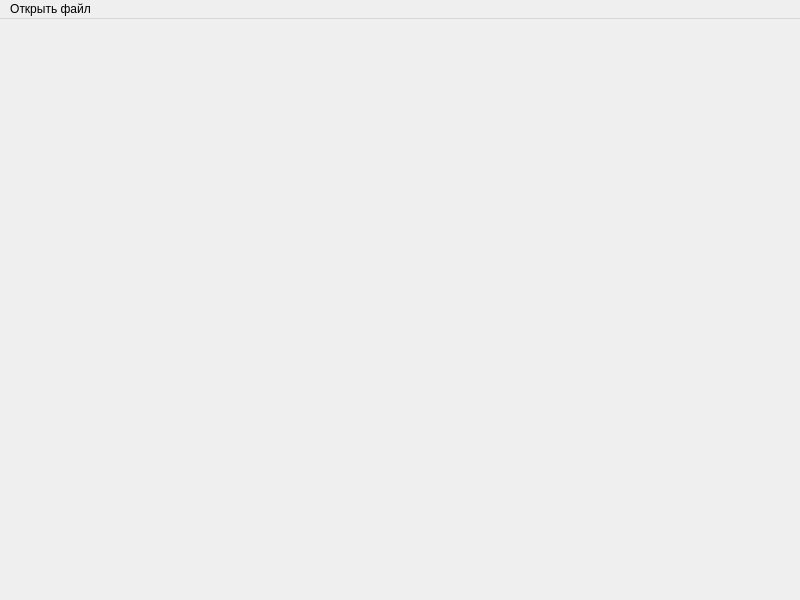
<?xml version="1.0" encoding="UTF-8"?>
<ui version="4.0">
 <class>MainWindow</class>
 <widget class="QMainWindow" name="MainWindow">
  <property name="geometry">
   <rect>
    <x>0</x>
    <y>0</y>
    <width>800</width>
    <height>600</height>
   </rect>
  </property>
  <property name="windowTitle">
   <string>PhotoViewer</string>
  </property>
  <widget class="QWidget" name="centralwidget">
   <property name="enabled">
    <bool>true</bool>
   </property>
   <layout class="QVBoxLayout" name="verticalLayout">
    <item>
     <layout class="QHBoxLayout" name="horizontalLayout">
      <item>
       <widget class="QLabel" name="label_and_photo">
        <property name="minimumSize">
         <size>
          <width>400</width>
          <height>400</height>
         </size>
        </property>
        <property name="text">
         <string/>
        </property>
        <property name="scaledContents">
         <bool>true</bool>
        </property>
       </widget>
      </item>
     </layout>
    </item>
   </layout>
  </widget>
  <widget class="QMenuBar" name="menubar">
   <property name="geometry">
    <rect>
     <x>0</x>
     <y>0</y>
     <width>800</width>
     <height>21</height>
    </rect>
   </property>
   <widget class="QMenu" name="menu">
    <property name="title">
     <string>Открыть файл</string>
    </property>
    <widget class="QMenu" name="open_file_recently">
     <property name="title">
      <string>Недавние</string>
     </property>
     <addaction name="separator"/>
    </widget>
    <addaction name="open_file"/>
    <addaction name="open_file_recently"/>
   </widget>
   <addaction name="menu"/>
  </widget>
  <action name="open_file">
   <property name="text">
    <string>Файл</string>
   </property>
  </action>
 </widget>
 <resources/>
 <connections/>
</ui>
